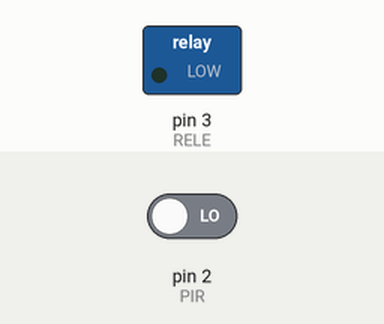
A sketch run on a simulated Arduino Uno, built with avr-gcc and run on an emulated ATmega328P. On the bench: switched loads named in the sketch (green lamp = pin HIGH). The test bench sets the inputs (shaded band); at power-on: pin 2 (PIR) LOW.

Above: at 0.1 s.
At 20.1 s:
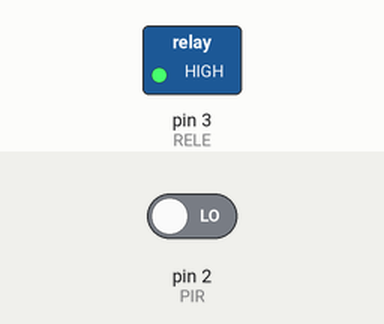
Timing chart, 0 to 21.6 s (numbered marks = the images above):
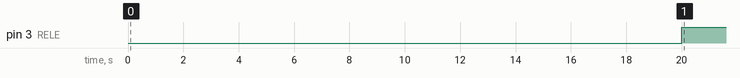

The sketch:

Sensor_PIR_con_rele.ino
```cpp
int PIR=2;    //Se declara el sensor PIR
int RELE =3;      //Se declara el rele
int ESTADO =0;    //Se declara un estado en el que se entiende que no hay ningun estado leído al principio

void setup() {
  pinMode(PIR, INPUT);    //Se declara el PIR como entrada
  pinMode(RELE,OUTPUT);     //Se declara eql rele como salida
  delay(20000);     //Se estabiliza el sensor PIR con 20 segundos

}

void loop() {
  ESTADO = digitalRead(PIR);//El estado es igual a la lectura digital PIR
  if(ESTADO == HIGH){   //Si el estado es alto,entonces
    digitalWrite(RELE,LOW);   //Se activa el rele
  delay(4000);    //Con una demora de 4 segundos
  }else{
    digitalWrite(RELE,HIGH);      //Se apaga el rele
  }

}
```

Measured:
- by itself, pin 3 (RELE): LOW → HIGH at 20.0 s
